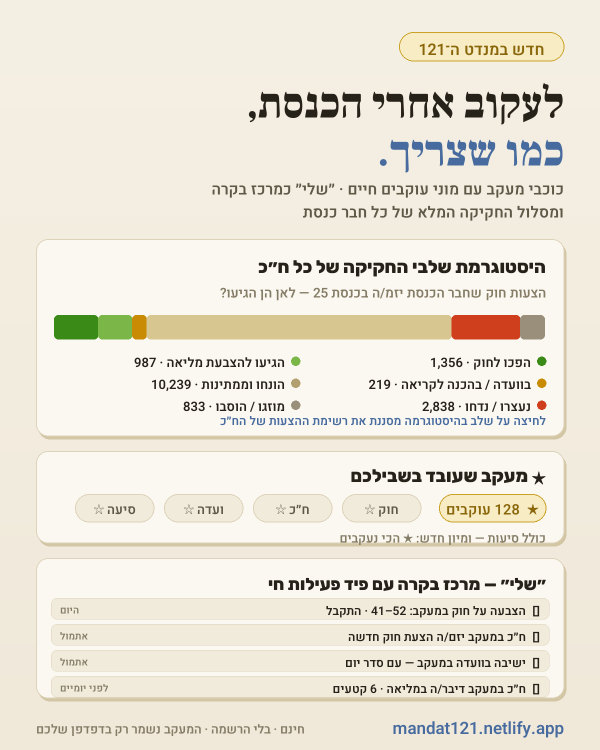
#> input picture examples/twitter-hero.png, 1200 x 1500 px, found by its file name (shown at 1/2 size)
$ python make_twitter_hero_gif.py
#> lines starting #> are read from the running program, lines starting #| are printed output that depends on the picture
#!/usr/bin/env python3
"""Animated version of the Twitter hero (GIF, 800x1000 from the 1200x1500
static): pipeline bar sweeps in, activity-feed rows arrive one by one,
then the star counter ticks up. Loops. Static PNG stays the fallback."""
from PIL import Image, ImageDraw

SRC = Image.open("examples/twitter-hero.png").convert("RGB")  # 1200x1500 final frame
#> SRC is the input picture: PIL image 1200x1500 RGB; mean R, G, B 234.8, 229.4, 216.2
W, H = SRC.size
#> W = 1200; H = 1500
CARD = (251, 248, 241)   # --surface, matches card fill
SURF2 = (241, 235, 219)  # feed row fill

frames = []

def base():
    return SRC.copy()

# 1) Pipeline bar sweep: cover the bar, reveal left->right in 8 steps.
BAR = (108, 630, 1128, 678)
for i in range(9):
    im = base(); d = ImageDraw.Draw(im)
    x0 = BAR[0] + int((BAR[2] - BAR[0]) * i / 8)
    d.rectangle([x0, BAR[1], BAR[2], BAR[3]], fill=CARD)
    frames.append(im)
#> after the loop, frames = 9 items

# 2) Feed rows arrive: rows are at y=1196+i*52 (x 102..1170, h 42).
ROWS = [(102, 1196 + i * 52, 1170, 1196 + i * 52 + 42) for i in range(4)]
for shown in range(5):
    im = base(); d = ImageDraw.Draw(im)
    for r in ROWS[shown:]:
        d.rounded_rectangle(r, 12, fill=CARD)
    frames.append(im)
#> after the loop, frames = 14 items

# 3) Hold the finished hero.
frames.append(base())

out = [f.resize((800, 1000), Image.LANCZOS) for f in frames]
#> out = 15 items
durations = [260] * 9 + [420] * 5 + [2600]
out[0].save("examples/twitter-hero.gif", save_all=True, append_images=out[1:],
            duration=durations, loop=0, optimize=True)
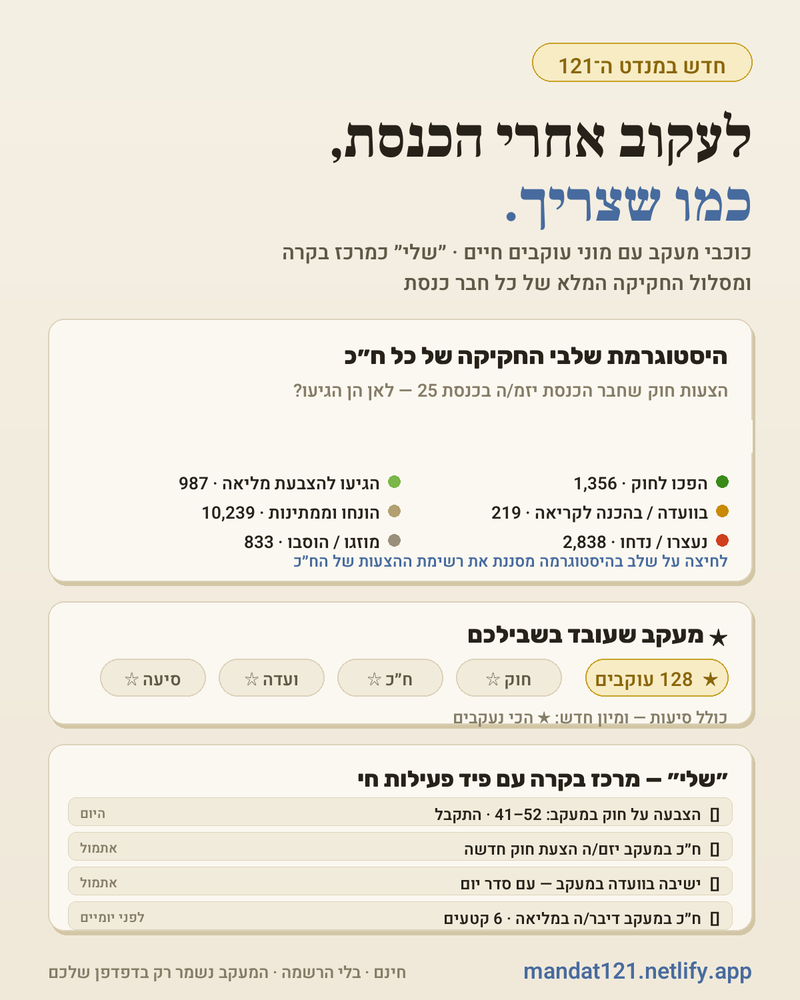
#> saved as twitter-hero.gif: PIL image 800x1000 RGB; mean R, G, B 236.3, 231.5, 219.8
print("saved examples/twitter-hero.gif", len(out), "frames")
#| saved examples/twitter-hero.gif 15 frames
